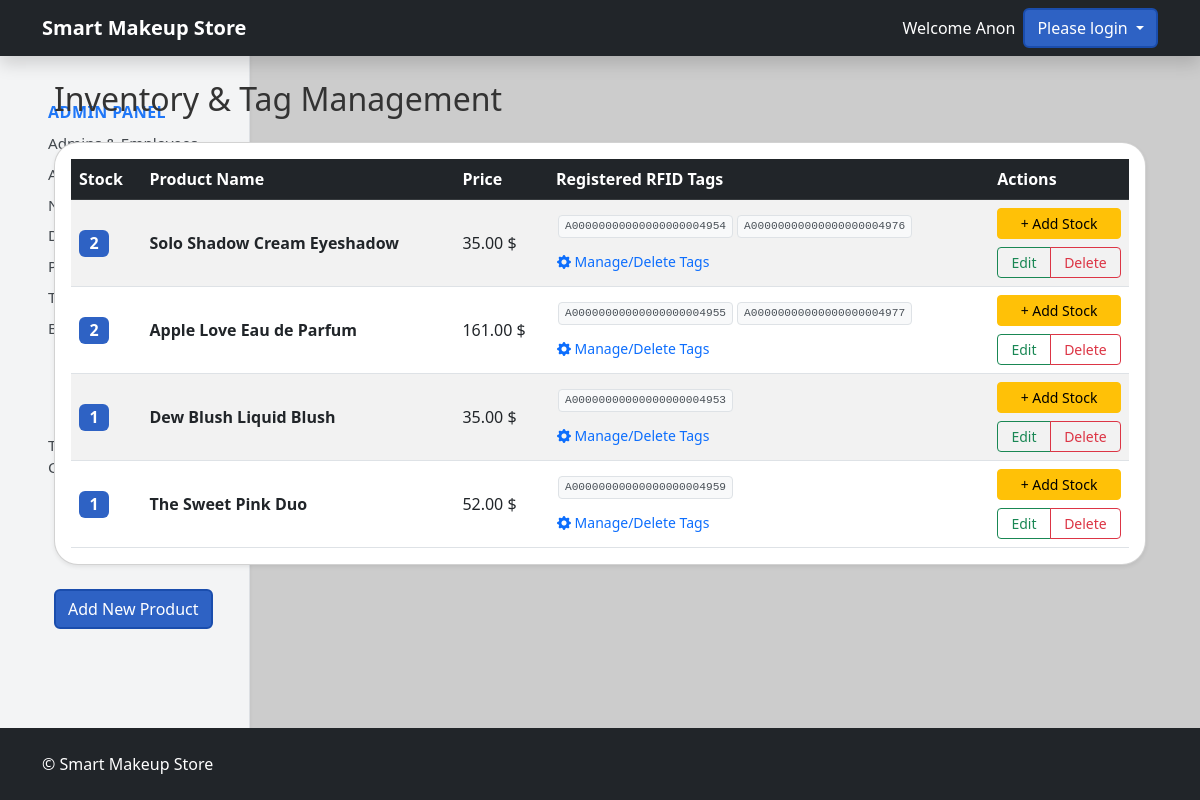
The app's page /admin-dashboard/products, older data.
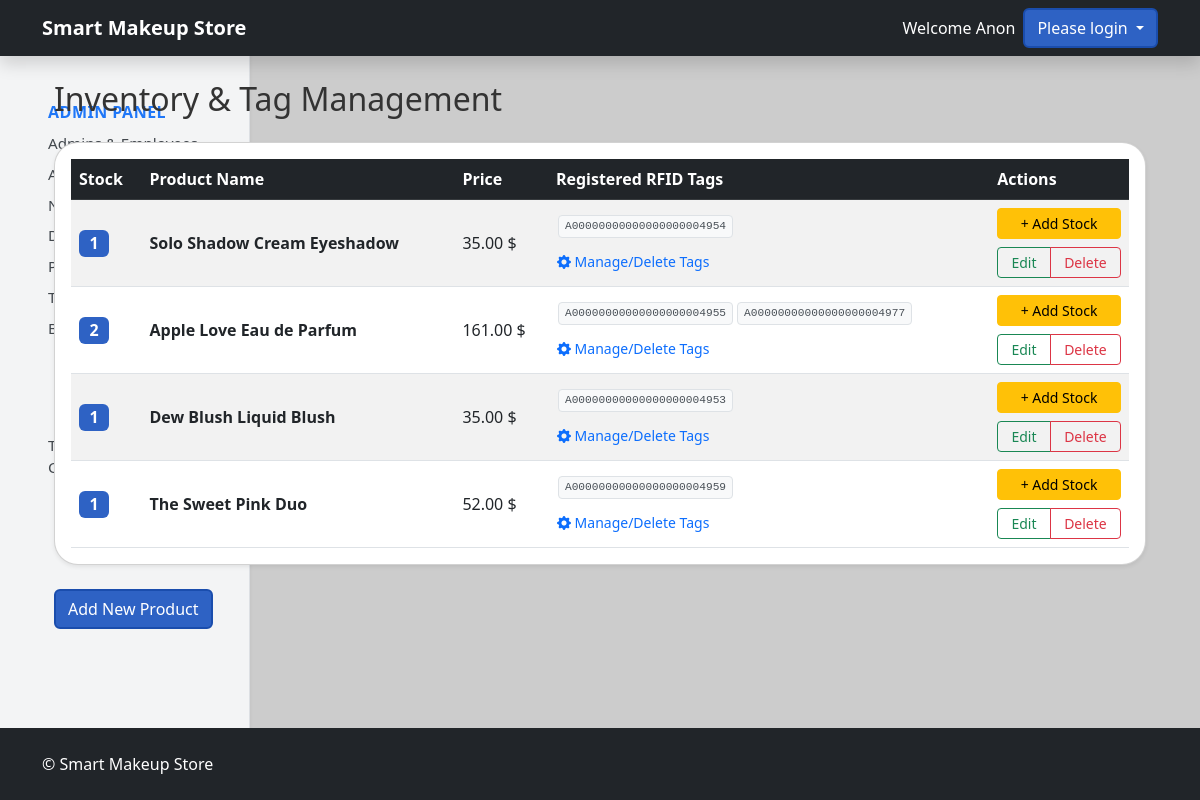
The same page, newer data.
### tables this page shows
CREATE TABLE products (
            product_id INTEGER PRIMARY KEY AUTOINCREMENT,
            category_id INTEGER DEFAULT NULL,
            product_name TEXT NOT NULL,
            product_description TEXT DEFAULT NULL,
            product_price REAL NOT NULL,
            product_company TEXT,
            product_stock_quantity INTEGER DEFAULT 0,
            product_created_at DATETIME DEFAULT CURRENT_TIMESTAMP,
            product_updated_at DATETIME,
            FOREIGN KEY(category_id) REFERENCES categories(category_id)
        );

### routes/store.py (the view)
@app.route('/admin-dashboard/products')
def productList():
    storeDb = db.getDB()
    query = '''
        SELECT p.*,
               (SELECT GROUP_CONCAT(r.rfid_tag, '/') FROM product_rfid r WHERE r.product_id = p.product_id) as rfid_tag,
               (SELECT COUNT(r.rfid_id) FROM product_rfid r WHERE r.product_id = p.product_id) as stock
        FROM products p
    '''
    products = storeDb.execute(query).fetchall()
    storeDb.close()
    return render_template('productsList.html', products=products)

### models/database.py (called while the page is built)
def getDB():
    conn = sqlite3.connect('store.db', check_same_thread=False)
    conn.row_factory = sqlite3.Row
    return conn

### templates/productsList.html (shortened to what this page needs)
{% extends "base.html" %} {% block content %}
<div class="container my-4">
  <h2 class="mb-4">Inventory & Tag Management</h2>
  {% include "adminSidebar.html" with context %} {% if products|length == 0 %}
  <div class="alert alert-warning">No products found.</div>
  {% else %}
  <div class="card shadow-sm mb-4">
    <div class="card-body p-3">
      <table class="table table-striped table-hover align-middle mb-0">
        <thead class="table-dark">
          <tr>
            <th>Stock</th>
            <th>Product Name</th>
            <th>Price</th>
            <th>Registered RFID Tags</th>
            <th>Actions</th>
          </tr>
        </thead>
        <tbody>
          {% for product in products %}
          <tr>
            <td>
               {% if
              product.rfid_tag and product.rfid_tag.strip() != "" %} {% set
              tags_list = product.rfid_tag.split('/') %}
              <span class="badge bg-primary fs-6">{{ tags_list|length }}</span>
              {% else %}
              <span class="badge bg-secondary fs-6">0</span>
              {% endif %}
            </td>
            <td><strong>{{ product.product_name }}</strong></td>
            <td>{{ "%.2f"|format(product.product_price) }} $</td>
            <td>
              <div class="d-flex flex-wrap mb-2">
                {% if product.rfid_tag and product.rfid_tag.strip() != "" %} {%
                for tag in product.rfid_tag.split('/') %}
                <span class="tag-badge">{{ tag.strip() }}</span>
                {% endfor %} {% else %}
                <span class="text-muted small">No tags registered</span>
                {% endif %}
              </div>
              <a
                href="{{ url_for('store.tagsList', product_id=product.product_id) }}"
                class="btn btn-link btn-sm p-0 text-decoration-none"
              >
                <i class="bi bi-gear-fill"></i> Manage/Delete Tags
              </a>
            </td>
            <td>
              <div class="d-grid gap-2">
                <button
                  type="button"
                  class="btn btn-sm btn-warning"
                  data-bs-toggle="modal"
                  data-bs-target="#addRfidModal{{ product.product_id }}"
                  onclick="startRfidScan('{{ product.product_id }}')"
                >
                  + Add Stock
                </button>
                <div class="btn-group w-100">
                  <a
                    href="{{ url_for('store.productUpdate', product_id=product.product_id) }}"
                    class="btn btn-sm btn-outline-success"
                    >Edit</a
                  >
                  <a
                    href="{{ url_for('store.productDelete', product_id=product.product_id) }}"
                    class="btn btn-sm btn-outline-danger"
                    >Delete</a
                  >
                </div>
              </div>
            </td>
          </tr>
          {% endfor %}
        </tbody>
      </table>
    </div>
  </div>
      <a href="{{url_for('store.productCreate')}}" class="btn btn-primary">Add New Product</a>
  {% endif %}
</div>
{% endblock %}

Row changes from the older to the newer data that the page shows:
changed products "Solo Shadow Cream Eyeshadow": tags_list "2" → "1"
Text that changed along with them:
list line gone: "A00000000000000000004976"
